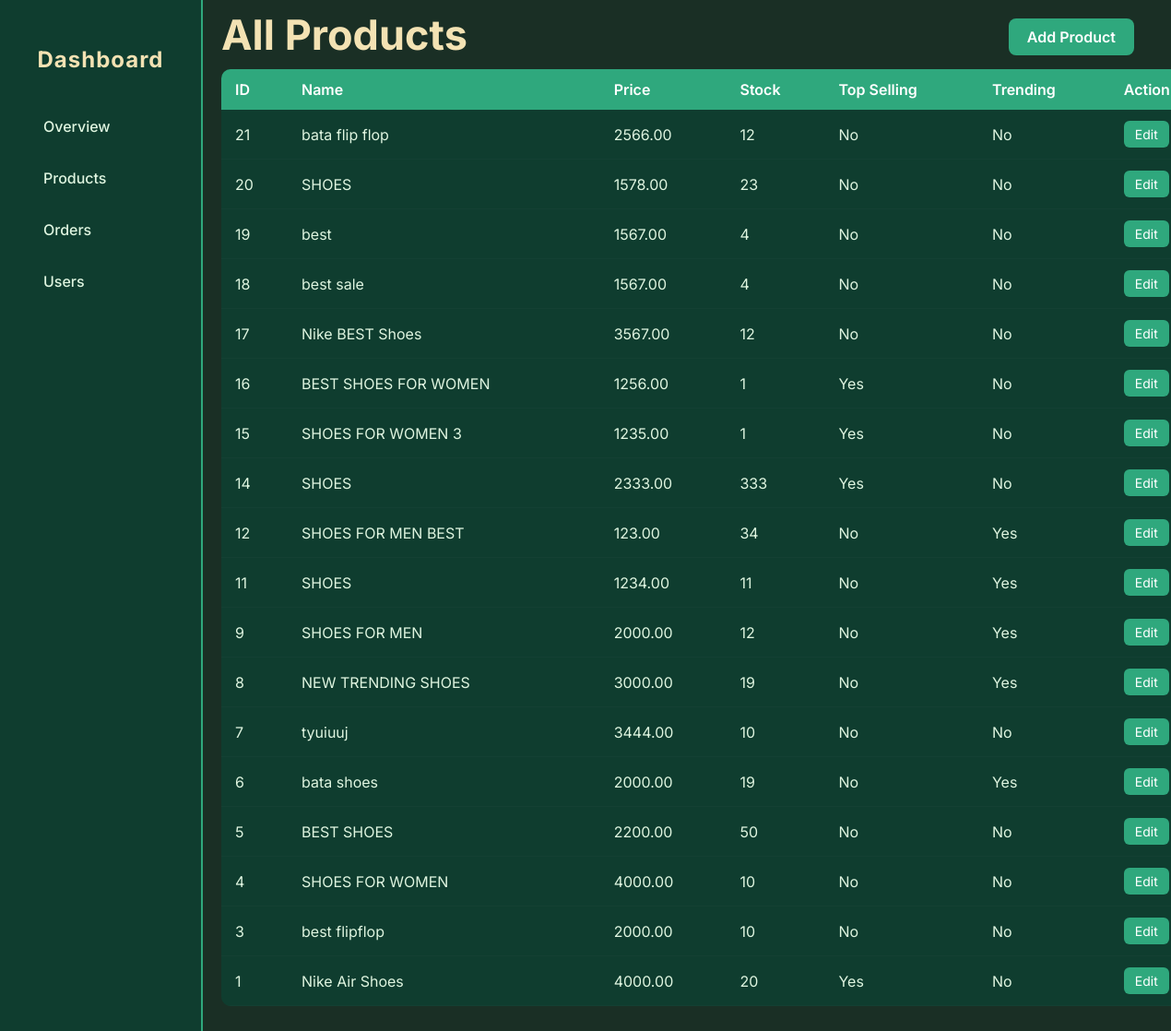
Page /dashboard/products/ (signed in) on the committed database.
### store/models.py (models this page shows, shortened)
class Product(models.Model):
    CATEGORY_CHOICES = [
        ('Men', 'Men'),
        ('Women', 'Women'),
        ('FlashSale', 'Flash Sale'),
        ('FlipFlops', 'Flip Flops'),
        ('Other', 'Other'),
    ]
    name = models.CharField(max_length=100)
    description = models.TextField(blank=True, null=True)
    price = models.DecimalField(max_digits=10, decimal_places=2)
    stock = models.PositiveIntegerField()
    category = models.CharField(max_length=50, choices=CATEGORY_CHOICES)
    image = models.ImageField(upload_to='products/', blank=True, null=True)
    trending = models.BooleanField(default=False)
    top_selling = models.BooleanField(default=False)
    created_at = models.DateTimeField(auto_now_add=True)
    sizes = models.CharField(max_length=50, blank=True, null=True)

### dashboard/views.py (the view)
# urls.py: path('products/', views.products_list, name='products_list'),
@login_required
def products_list(request):
    if not can_access_dashboard(request.user):
        return redirect('home')
    products = Product.objects.all().order_by('-created_at')
    return render(request, 'dashboard/products.html', {'products': products})

### dashboard/views.py (called while the page is built)
def can_access_dashboard(user):
    return user.is_staff or user.is_superuser or (hasattr(user, 'userprofile') and user.userprofile.can_access_admin)

### dashboard/templates/dashboard/products.html (shortened to what this page needs)
{% load static %}
<!DOCTYPE html>
<html lang="en">
<head>
    <link rel="stylesheet" href="{% static 'dashboard/css/dashboard.css' %}">
</head>
<body>
<div class="sidebar">
    <h2>Dashboard</h2>
    <a href="{% url 'dashboard_home' %}"> Overview</a>
    <a href="{% url 'products_list' %}"> Products</a>
    <a href="{% url 'orders_list' %}"> Orders</a>
    <a href="{% url 'users_list' %}"> Users</a>
</div>
<div class="main">
    <h1>All Products</h1>
    <a href="{% url 'add_product' %}" class="btn-add-product">
    Add Product
</a>
    <table>
        <thead>
            <tr>
                <th>ID</th>
                <th>Name</th>
                <th>Price</th>
                <th>Stock</th>
                <th>Top Selling</th>
                <th>Trending</th>
                <th>Action</th>
            </tr>
        </thead>
        <tbody>
        {% for product in products %}
            <tr>
                <td>{{ product.id }}</td>
                <td>{{ product.name }}</td>
                <td>{{ product.price }}</td>
                <td>{{ product.stock }}</td>
                <td>{{ product.top_selling|yesno:"Yes,No" }}</td>
                <td>{{ product.trending|yesno:"Yes,No" }}</td>
                <td>
                    <a class="btn-edit" href="{% url 'edit_product' product.id %}">Edit</a>
                </td>
            </tr>
        {% endfor %}
        </tbody>
    </table>
</div>
</body>
</html>

### dashboard/static/dashboard/css/dashboard.css (style rules this page uses)
* { margin: 0; padding: 0; box-sizing: border-box; font-family: 'Inter', sans-serif; }
body { background-color: #1a2f25; color: #dff5e0; min-height: 100vh; }
.sidebar { position: fixed; top: 0; left: 0; width: 220px; height: 100%; background-color: #0f3d2f; padding: 20px; display: flex; flex-direction: column; border-right: 2px solid #2fa87d; }
.sidebar h2 { color: #f3e2b3; text-align: center; margin-bottom: 30px; font-size: 24px; letter-spacing: 1px; margin-top: 30px; }
.sidebar a { color: #dff5e0; text-decoration: none; padding: 12px 15px; margin: 6px 0; border-radius: 8px; display: flex; align-items: center; transition: 0.3s; font-weight: 500; }
.main h1 { font-size: 45px; font-weight: 700; color: #f3e2b3; margin-left: 240px; margin-top: 10px; margin-bottom: 10px; }
.btn-add-product { position: absolute; top: 20px; right: 40px; padding: 10px 20px; background-color: #2fa87d; color: #ffffff; font-weight: 600; text-decoration: none; border-radius: 8px; transition: all 0.3s ease; z-index: 1000; }
table { width: 85%; margin-left: 240px; margin-right: 100px; border-collapse:collapse; margin-bottom: 30px; background-color: #0f3d2f; border-radius: 10px; overflow: hidden; }
table th, table td { padding: 12px 15px; text-align: left; }
table th { background-color: #2fa87d; color: #ffffff; font-weight: 600; }
table td { border-bottom: 1px solid #144033; }
.btn-edit { display: inline-block; padding: 6px 12px; background-color: #2fa87d; color: #ffffff; border-radius: 6px; font-size: 14px; text-decoration: none; transition: 0.3s; }

### rows in the picture
Product: id "21", name "bata flip flop", price "2566.00", stock "12", top_selling "No", trending "No"
Product: id "20", name "SHOES", price "1578.00", stock "23", top_selling "No", trending "No"
Product: id "19", name "best", price "1567.00", stock "4", top_selling "No", trending "No"
Product: id "18", name "best sale", price "1567.00", stock "4", top_selling "No", trending "No"
Product: id "17", name "Nike BEST Shoes", price "3567.00", stock "12", top_selling "No", trending "No"
Product: id "16", name "BEST SHOES FOR WOMEN", price "1256.00", stock "1", top_selling "Yes", trending "No"
Product: id "15", name "SHOES FOR WOMEN 3", price "1235.00", stock "1", top_selling "Yes", trending "No"
Product: id "14", name "SHOES", price "2333.00", stock "333", top_selling "Yes", trending "No"
Product: id "12", name "SHOES FOR MEN BEST", price "123.00", stock "34", top_selling "No", trending "Yes"
Product: id "11", name "SHOES", price "1234.00", stock "11", top_selling "No", trending "Yes"
Product: id "9", name "SHOES FOR MEN", price "2000.00", stock "12", top_selling "No", trending "Yes"
Product: id "8", name "NEW TRENDING SHOES", price "3000.00", stock "19", top_selling "No", trending "Yes"
Product: id "7", name "tyuiuuj", price "3444.00", stock "10", top_selling "No", trending "No"
Product: id "6", name "bata shoes", price "2000.00", stock "19", top_selling "No", trending "Yes"
Product: id "5", name "BEST SHOES", price "2200.00", stock "50", top_selling "No", trending "No"
Product: id "4", name "SHOES FOR WOMEN", price "4000.00", stock "10", top_selling "No", trending "No"
Product: id "3", name "best flipflop", price "2000.00", stock "10", top_selling "No", trending "No"
Product: id "1", name "Nike Air Shoes", price "4000.00", stock "20", top_selling "Yes", trending "No"
